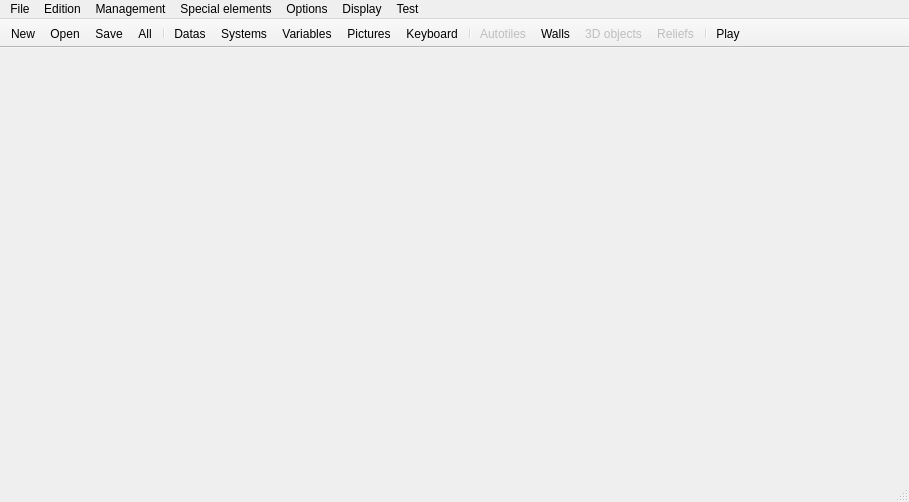
<?xml version="1.0" encoding="UTF-8"?>
<ui version="4.0">
 <class>MainWindow</class>
 <widget class="QMainWindow" name="MainWindow">
  <property name="windowModality">
   <enum>Qt::NonModal</enum>
  </property>
  <property name="enabled">
   <bool>true</bool>
  </property>
  <property name="geometry">
   <rect>
    <x>0</x>
    <y>0</y>
    <width>909</width>
    <height>502</height>
   </rect>
  </property>
  <property name="windowTitle">
   <string/>
  </property>
  <property name="toolButtonStyle">
   <enum>Qt::ToolButtonTextUnderIcon</enum>
  </property>
  <widget class="QWidget" name="centralWidget">
   <layout class="QGridLayout" name="gridLayout"/>
  </widget>
  <widget class="QMenuBar" name="menuBar">
   <property name="geometry">
    <rect>
     <x>0</x>
     <y>0</y>
     <width>909</width>
     <height>22</height>
    </rect>
   </property>
   <property name="acceptDrops">
    <bool>false</bool>
   </property>
   <property name="defaultUp">
    <bool>false</bool>
   </property>
   <property name="nativeMenuBar">
    <bool>false</bool>
   </property>
   <widget class="QMenu" name="menuFile">
    <property name="title">
     <string>File</string>
    </property>
    <widget class="QMenu" name="menuOpen_project">
     <property name="title">
      <string>Open project</string>
     </property>
     <property name="icon">
      <iconset resource="../ressources.qrc">
       <normaloff>:/icons/Ressources/open_file.png</normaloff>:/icons/Ressources/open_file.png</iconset>
     </property>
     <addaction name="actionBrowse"/>
    </widget>
    <addaction name="actionNew_project"/>
    <addaction name="menuOpen_project"/>
    <addaction name="separator"/>
    <addaction name="actionSave"/>
    <addaction name="actionSave_all"/>
    <addaction name="actionExport_standalone"/>
    <addaction name="actionClose_project"/>
    <addaction name="separator"/>
    <addaction name="actionQuit"/>
   </widget>
   <widget class="QMenu" name="menuTest">
    <property name="title">
     <string>Test</string>
    </property>
    <addaction name="actionPlay"/>
   </widget>
   <widget class="QMenu" name="menuManagement">
    <property name="title">
     <string>Management</string>
    </property>
    <addaction name="actionDatas_manager"/>
    <addaction name="actionSystems_manager"/>
    <addaction name="actionVariables_manager"/>
    <addaction name="actionPictures_manager"/>
    <addaction name="actionKeyboard_controls"/>
   </widget>
   <widget class="QMenu" name="menuOptions">
    <property name="title">
     <string>Options</string>
    </property>
    <addaction name="actionSet_BR_path_folder"/>
   </widget>
   <widget class="QMenu" name="menuSpecials">
    <property name="title">
     <string>Special elements</string>
    </property>
    <addaction name="actionAutotiles"/>
    <addaction name="actionSprite_walls"/>
    <addaction name="action3D_objects"/>
    <addaction name="actionReliefs"/>
   </widget>
   <widget class="QMenu" name="menuDisplay">
    <property name="title">
     <string>Display</string>
    </property>
    <addaction name="actionShow_Hide_grid"/>
    <addaction name="actionShow_Hide_square_informations"/>
   </widget>
   <widget class="QMenu" name="menuEdition">
    <property name="title">
     <string>Edition</string>
    </property>
    <addaction name="actionUndo"/>
    <addaction name="actionRedo"/>
   </widget>
   <addaction name="menuFile"/>
   <addaction name="menuEdition"/>
   <addaction name="menuManagement"/>
   <addaction name="menuSpecials"/>
   <addaction name="menuOptions"/>
   <addaction name="menuDisplay"/>
   <addaction name="menuTest"/>
  </widget>
  <widget class="QToolBar" name="mainToolBar">
   <property name="movable">
    <bool>false</bool>
   </property>
   <property name="allowedAreas">
    <set>Qt::AllToolBarAreas</set>
   </property>
   <property name="floatable">
    <bool>false</bool>
   </property>
   <attribute name="toolBarArea">
    <enum>TopToolBarArea</enum>
   </attribute>
   <attribute name="toolBarBreak">
    <bool>false</bool>
   </attribute>
   <addaction name="actionNew_project"/>
   <addaction name="actionBrowse"/>
   <addaction name="actionSave"/>
   <addaction name="actionSave_all"/>
   <addaction name="separator"/>
   <addaction name="actionDatas_manager"/>
   <addaction name="actionSystems_manager"/>
   <addaction name="actionVariables_manager"/>
   <addaction name="actionPictures_manager"/>
   <addaction name="actionKeyboard_controls"/>
   <addaction name="separator"/>
   <addaction name="actionAutotiles"/>
   <addaction name="actionSprite_walls"/>
   <addaction name="action3D_objects"/>
   <addaction name="actionReliefs"/>
   <addaction name="separator"/>
   <addaction name="actionPlay"/>
  </widget>
  <widget class="QStatusBar" name="statusBar"/>
  <action name="actionQuit">
   <property name="text">
    <string>Quit</string>
   </property>
   <property name="toolTip">
    <string>Quit the engine</string>
   </property>
   <property name="statusTip">
    <string>Quit the engine</string>
   </property>
   <property name="shortcut">
    <string>Ctrl+Q</string>
   </property>
  </action>
  <action name="actionNew_project">
   <property name="icon">
    <iconset resource="../ressources.qrc">
     <normaloff>:/icons/Ressources/new_file.png</normaloff>:/icons/Ressources/new_file.png</iconset>
   </property>
   <property name="text">
    <string>New project...</string>
   </property>
   <property name="iconText">
    <string>New</string>
   </property>
   <property name="shortcut">
    <string>Ctrl+N</string>
   </property>
  </action>
  <action name="actionBrowse">
   <property name="icon">
    <iconset resource="../ressources.qrc">
     <normaloff>:/icons/Ressources/open_file.png</normaloff>:/icons/Ressources/open_file.png</iconset>
   </property>
   <property name="text">
    <string>Browse...</string>
   </property>
   <property name="iconText">
    <string>Open</string>
   </property>
   <property name="toolTip">
    <string>Open an existing project</string>
   </property>
   <property name="shortcut">
    <string>Ctrl+O</string>
   </property>
  </action>
  <action name="actionClose_project">
   <property name="text">
    <string>Close project</string>
   </property>
   <property name="shortcut">
    <string>Ctrl+W</string>
   </property>
  </action>
  <action name="actionSave">
   <property name="icon">
    <iconset resource="../ressources.qrc">
     <normaloff>:/icons/Ressources/save.png</normaloff>:/icons/Ressources/save.png</iconset>
   </property>
   <property name="text">
    <string>Save</string>
   </property>
   <property name="shortcut">
    <string>Ctrl+S</string>
   </property>
  </action>
  <action name="actionPlay">
   <property name="icon">
    <iconset resource="../ressources.qrc">
     <normaloff>:/icons/Ressources/play.png</normaloff>:/icons/Ressources/play.png</iconset>
   </property>
   <property name="text">
    <string>Play</string>
   </property>
   <property name="toolTip">
    <string>Play your game!</string>
   </property>
  </action>
  <action name="actionDatas_manager">
   <property name="icon">
    <iconset resource="../ressources.qrc">
     <normaloff>:/icons/Ressources/datas.png</normaloff>:/icons/Ressources/datas.png</iconset>
   </property>
   <property name="text">
    <string>Datas manager</string>
   </property>
   <property name="iconText">
    <string>Datas</string>
   </property>
   <property name="toolTip">
    <string>Datas manager of your project</string>
   </property>
  </action>
  <action name="actionVariables_manager">
   <property name="icon">
    <iconset resource="../ressources.qrc">
     <normaloff>:/icons/Ressources/datas.png</normaloff>:/icons/Ressources/datas.png</iconset>
   </property>
   <property name="text">
    <string>Variables manager</string>
   </property>
   <property name="iconText">
    <string>Variables</string>
   </property>
  </action>
  <action name="actionSystems_manager">
   <property name="icon">
    <iconset resource="../ressources.qrc">
     <normaloff>:/icons/Ressources/datas.png</normaloff>:/icons/Ressources/datas.png</iconset>
   </property>
   <property name="text">
    <string>Systems manager</string>
   </property>
   <property name="iconText">
    <string>Systems</string>
   </property>
  </action>
  <action name="actionKeyboard_controls">
   <property name="icon">
    <iconset resource="../ressources.qrc">
     <normaloff>:/icons/Ressources/inputs.png</normaloff>:/icons/Ressources/inputs.png</iconset>
   </property>
   <property name="text">
    <string>Keyboard controls</string>
   </property>
   <property name="iconText">
    <string>Keyboard</string>
   </property>
  </action>
  <action name="actionSave_all">
   <property name="icon">
    <iconset resource="../ressources.qrc">
     <normaloff>:/icons/Ressources/save.png</normaloff>:/icons/Ressources/save.png</iconset>
   </property>
   <property name="text">
    <string>Save all</string>
   </property>
   <property name="iconText">
    <string>All</string>
   </property>
   <property name="shortcut">
    <string>Ctrl+Shift+S</string>
   </property>
  </action>
  <action name="actionExport_standalone">
   <property name="text">
    <string>Export standalone...</string>
   </property>
  </action>
  <action name="actionPictures_manager">
   <property name="icon">
    <iconset resource="../ressources.qrc">
     <normaloff>:/icons/Ressources/datas.png</normaloff>:/icons/Ressources/datas.png</iconset>
   </property>
   <property name="text">
    <string>Pictures manager</string>
   </property>
   <property name="iconText">
    <string>Pictures</string>
   </property>
  </action>
  <action name="actionSet_BR_path_folder">
   <property name="text">
    <string>Set BR path folder...</string>
   </property>
  </action>
  <action name="actionAutotiles">
   <property name="enabled">
    <bool>false</bool>
   </property>
   <property name="icon">
    <iconset resource="../ressources.qrc">
     <normaloff>:/icons/Ressources/datas.png</normaloff>:/icons/Ressources/datas.png</iconset>
   </property>
   <property name="text">
    <string>Autotiles</string>
   </property>
  </action>
  <action name="actionSprite_walls">
   <property name="enabled">
    <bool>true</bool>
   </property>
   <property name="icon">
    <iconset resource="../ressources.qrc">
     <normaloff>:/icons/Ressources/datas.png</normaloff>:/icons/Ressources/datas.png</iconset>
   </property>
   <property name="text">
    <string>Sprite walls</string>
   </property>
   <property name="iconText">
    <string>Walls</string>
   </property>
  </action>
  <action name="action3D_objects">
   <property name="enabled">
    <bool>false</bool>
   </property>
   <property name="icon">
    <iconset resource="../ressources.qrc">
     <normaloff>:/icons/Ressources/datas.png</normaloff>:/icons/Ressources/datas.png</iconset>
   </property>
   <property name="text">
    <string>3D objects</string>
   </property>
   <property name="iconText">
    <string>3D objects</string>
   </property>
  </action>
  <action name="actionReliefs">
   <property name="enabled">
    <bool>false</bool>
   </property>
   <property name="icon">
    <iconset resource="../ressources.qrc">
     <normaloff>:/icons/Ressources/datas.png</normaloff>:/icons/Ressources/datas.png</iconset>
   </property>
   <property name="text">
    <string>Reliefs</string>
   </property>
  </action>
  <action name="actionShow_Hide_grid">
   <property name="text">
    <string>Show / Hide grid</string>
   </property>
   <property name="shortcut">
    <string>G</string>
   </property>
  </action>
  <action name="actionShow_Hide_square_informations">
   <property name="text">
    <string>Show / Hide square informations</string>
   </property>
   <property name="shortcut">
    <string>I</string>
   </property>
  </action>
  <action name="actionUndo">
   <property name="text">
    <string>Undo</string>
   </property>
   <property name="shortcut">
    <string>Ctrl+Z</string>
   </property>
  </action>
  <action name="actionRedo">
   <property name="text">
    <string>Redo</string>
   </property>
   <property name="shortcut">
    <string>Ctrl+Shift+Z</string>
   </property>
  </action>
 </widget>
 <layoutdefault spacing="6" margin="11"/>
 <resources>
  <include location="../ressources.qrc"/>
 </resources>
 <connections/>
</ui>
